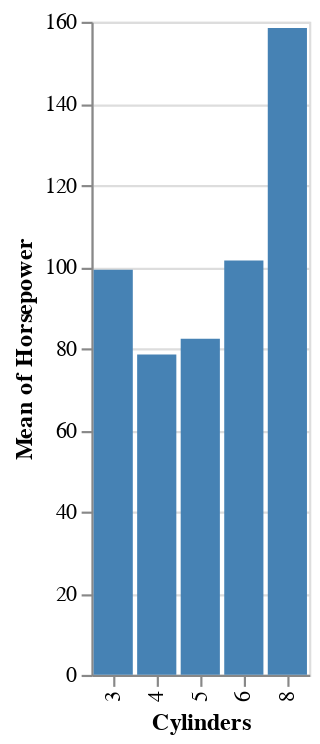

Notebook code for this chart:
### Code cell
PR.vis.barchart(cars, x="Cylinders:N", y="mean(Horsepower):Q")

### Figure 1 — Vega-Lite specification as saved in the notebook (floating-point values rounded to 4 significant figures; data arrays with more than 128 entries replaced by an {"elided": "..."} marker saying what was removed)
{"$schema": "https://vega.github.io/schema/vega-lite/v5.14.1.json", "config": {"view": {"continuousHeight": 300, "continuousWidth": 300}}, "data": {"name": "data-f02450ab61490a1363517a0190416235"}, "datasets": {"data-f02450ab61490a1363517a0190416235": {"elided": "406 records"}}, "encoding": {"color": {"condition": {"param": "selector", "value": "steelblue"}, "value": "gray"}, "x": {"field": "Cylinders", "type": "nominal"}, "y": {"aggregate": "mean", "field": "Horsepower", "type": "quantitative"}}, "mark": {"type": "bar"}, "params": [{"name": "selector", "select": {"encodings": ["x"], "type": "interval"}, "views": ["base_chart"]}]}
